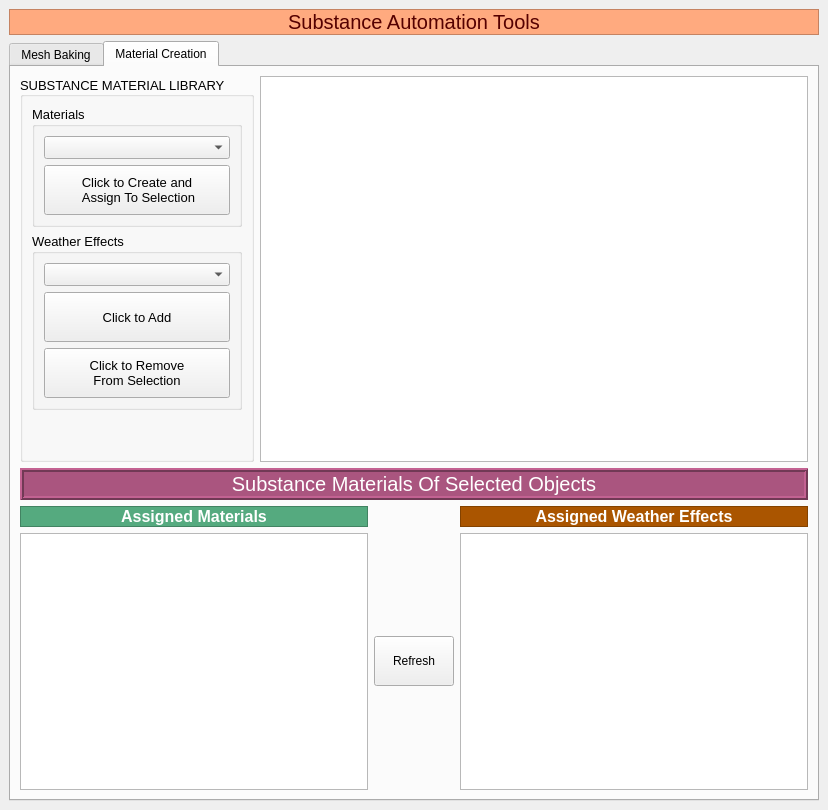
<?xml version="1.0" encoding="UTF-8"?>
<ui version="4.0">
 <class>SBSARMatCreationMainWindow</class>
 <widget class="QMainWindow" name="SBSARMatCreationMainWindow">
  <property name="geometry">
   <rect>
    <x>0</x>
    <y>0</y>
    <width>828</width>
    <height>810</height>
   </rect>
  </property>
  <property name="windowTitle">
   <string>SBS Material Main Window</string>
  </property>
  <widget class="QWidget" name="centralwidget">
   <property name="minimumSize">
    <size>
     <width>743</width>
     <height>530</height>
    </size>
   </property>
   <property name="maximumSize">
    <size>
     <width>16777215</width>
     <height>16777215</height>
    </size>
   </property>
   <layout class="QGridLayout" name="gridLayout_2">
    <item row="0" column="0" colspan="2">
     <widget class="QLabel" name="lbBakingSettings">
      <property name="font">
       <font>
        <pointsize>15</pointsize>
       </font>
      </property>
      <property name="styleSheet">
       <string notr="true">background-color: rgb(255, 170, 127);
color: rgb(85, 0, 0);</string>
      </property>
      <property name="frameShape">
       <enum>QFrame::Shape::StyledPanel</enum>
      </property>
      <property name="frameShadow">
       <enum>QFrame::Shadow::Raised</enum>
      </property>
      <property name="text">
       <string>Substance Automation Tools</string>
      </property>
      <property name="alignment">
       <set>Qt::AlignmentFlag::AlignCenter</set>
      </property>
     </widget>
    </item>
    <item row="1" column="0" colspan="2">
     <widget class="QTabWidget" name="twSwitchingTab">
      <property name="currentIndex">
       <number>1</number>
      </property>
      <widget class="QWidget" name="bakingTab">
       <attribute name="title">
        <string>Mesh Baking</string>
       </attribute>
       <layout class="QGridLayout" name="gridLayout_6">
        <item row="9" column="0">
         <layout class="QGridLayout" name="gridLayout_4">
          <item row="1" column="0">
           <widget class="QLabel" name="lbInputPath">
            <property name="text">
             <string>Input Path</string>
            </property>
           </widget>
          </item>
          <item row="1" column="1">
           <widget class="QLineEdit" name="leInputPath"/>
          </item>
          <item row="0" column="0" colspan="2">
           <widget class="QCheckBox" name="cbbUseUpperSettings">
            <property name="text">
             <string>Use Upper Settings ?</string>
            </property>
           </widget>
          </item>
          <item row="2" column="0">
           <widget class="QLabel" name="lbInputName">
            <property name="text">
             <string>Input Name</string>
            </property>
           </widget>
          </item>
          <item row="2" column="1">
           <widget class="QLineEdit" name="leInputName"/>
          </item>
         </layout>
        </item>
        <item row="5" column="0">
         <layout class="QHBoxLayout" name="horizontalLayout_6">
          <item>
           <widget class="QGroupBox" name="gbPreBake">
            <property name="title">
             <string>Pre-Baking</string>
            </property>
            <property name="flat">
             <bool>false</bool>
            </property>
            <layout class="QGridLayout" name="gridLayout_7">
             <item row="0" column="0" colspan="2">
              <widget class="QLabel" name="lbNote">
               <property name="text">
                <string>If you have a low and high poly. Please select bake normal. High poly meshes should be put in HighPoly group
low poly meshes should be put in LowPoly group</string>
               </property>
              </widget>
             </item>
            </layout>
           </widget>
          </item>
         </layout>
        </item>
        <item row="7" column="0">
         <widget class="QPushButton" name="btnBakeMeshMaps">
          <property name="text">
           <string>CLICK TO BAKE SELECTION!!!</string>
          </property>
         </widget>
        </item>
        <item row="10" column="0">
         <widget class="QPushButton" name="btnCreateFileSBS">
          <property name="text">
           <string>CREATE FILE SBS !!!</string>
          </property>
         </widget>
        </item>
        <item row="1" column="0">
         <layout class="QHBoxLayout" name="horizontalLayout_4">
          <item>
           <widget class="QLabel" name="lbAntiAlias">
            <property name="minimumSize">
             <size>
              <width>50</width>
              <height>0</height>
             </size>
            </property>
            <property name="maximumSize">
             <size>
              <width>50</width>
              <height>16777215</height>
             </size>
            </property>
            <property name="text">
             <string>Anti-Alias</string>
            </property>
           </widget>
          </item>
          <item>
           <widget class="QComboBox" name="cbbAntiAlias">
            <property name="maximumSize">
             <size>
              <width>16777215</width>
              <height>16777215</height>
             </size>
            </property>
           </widget>
          </item>
          <item>
           <widget class="QLabel" name="lbUvSet">
            <property name="minimumSize">
             <size>
              <width>50</width>
              <height>0</height>
             </size>
            </property>
            <property name="maximumSize">
             <size>
              <width>50</width>
              <height>16777215</height>
             </size>
            </property>
            <property name="text">
             <string>UV Set</string>
            </property>
           </widget>
          </item>
          <item>
           <widget class="QComboBox" name="cbbUvSet"/>
          </item>
          <item>
           <spacer name="horizontalSpacer_2">
            <property name="orientation">
             <enum>Qt::Orientation::Horizontal</enum>
            </property>
            <property name="sizeHint" stdset="0">
             <size>
              <width>40</width>
              <height>20</height>
             </size>
            </property>
           </spacer>
          </item>
         </layout>
        </item>
        <item row="8" column="0">
         <widget class="Line" name="line">
          <property name="frameShadow">
           <enum>QFrame::Shadow::Sunken</enum>
          </property>
          <property name="lineWidth">
           <number>1</number>
          </property>
          <property name="midLineWidth">
           <number>2</number>
          </property>
          <property name="orientation">
           <enum>Qt::Orientation::Horizontal</enum>
          </property>
         </widget>
        </item>
        <item row="4" column="0">
         <layout class="QHBoxLayout" name="horizontalLayout_5">
          <item>
           <widget class="QLabel" name="lbOutputName">
            <property name="text">
             <string>Output Name</string>
            </property>
           </widget>
          </item>
          <item>
           <widget class="QLineEdit" name="leOutputName"/>
          </item>
         </layout>
        </item>
        <item row="12" column="0">
         <spacer name="verticalSpacer_2">
          <property name="orientation">
           <enum>Qt::Orientation::Vertical</enum>
          </property>
          <property name="sizeHint" stdset="0">
           <size>
            <width>20</width>
            <height>446</height>
           </size>
          </property>
         </spacer>
        </item>
        <item row="2" column="0">
         <layout class="QHBoxLayout" name="horizontalLayout_9">
          <item>
           <widget class="QLineEdit" name="leNormalMap">
            <property name="placeholderText">
             <string>Load Normal Map</string>
            </property>
           </widget>
          </item>
          <item>
           <widget class="QPushButton" name="btnBrowseNormalMap">
            <property name="text">
             <string>Browse</string>
            </property>
           </widget>
          </item>
          <item>
           <widget class="QCheckBox" name="cbUseLowAsHigh">
            <property name="text">
             <string>Use Low As High?</string>
            </property>
            <property name="checked">
             <bool>true</bool>
            </property>
           </widget>
          </item>
         </layout>
        </item>
        <item row="0" column="0">
         <layout class="QHBoxLayout" name="horizontalLayout_3">
          <item>
           <widget class="QLabel" name="lbWidth">
            <property name="minimumSize">
             <size>
              <width>50</width>
              <height>0</height>
             </size>
            </property>
            <property name="maximumSize">
             <size>
              <width>50</width>
              <height>16777215</height>
             </size>
            </property>
            <property name="text">
             <string>Width</string>
            </property>
           </widget>
          </item>
          <item>
           <widget class="QComboBox" name="cbbWidth">
            <property name="maximumSize">
             <size>
              <width>16777215</width>
              <height>16777215</height>
             </size>
            </property>
           </widget>
          </item>
          <item>
           <widget class="QLabel" name="lbHeight">
            <property name="minimumSize">
             <size>
              <width>50</width>
              <height>0</height>
             </size>
            </property>
            <property name="maximumSize">
             <size>
              <width>50</width>
              <height>16777215</height>
             </size>
            </property>
            <property name="text">
             <string>Height</string>
            </property>
           </widget>
          </item>
          <item>
           <widget class="QComboBox" name="cbbHeight">
            <property name="minimumSize">
             <size>
              <width>0</width>
              <height>0</height>
             </size>
            </property>
            <property name="maximumSize">
             <size>
              <width>16777215</width>
              <height>16777215</height>
             </size>
            </property>
           </widget>
          </item>
          <item>
           <widget class="QLabel" name="lbFormat">
            <property name="minimumSize">
             <size>
              <width>50</width>
              <height>0</height>
             </size>
            </property>
            <property name="maximumSize">
             <size>
              <width>50</width>
              <height>16777215</height>
             </size>
            </property>
            <property name="text">
             <string>Format</string>
            </property>
           </widget>
          </item>
          <item>
           <widget class="QComboBox" name="cbbFormat"/>
          </item>
          <item>
           <spacer name="horizontalSpacer_3">
            <property name="orientation">
             <enum>Qt::Orientation::Horizontal</enum>
            </property>
            <property name="sizeHint" stdset="0">
             <size>
              <width>40</width>
              <height>20</height>
             </size>
            </property>
           </spacer>
          </item>
         </layout>
        </item>
        <item row="3" column="0">
         <layout class="QHBoxLayout" name="horizontalLayout_7">
          <item>
           <widget class="QLabel" name="lbOutputPath">
            <property name="text">
             <string>Output Path</string>
            </property>
           </widget>
          </item>
          <item>
           <widget class="QLineEdit" name="leOutputPath"/>
          </item>
          <item>
           <widget class="QPushButton" name="btnBrowse">
            <property name="sizePolicy">
             <sizepolicy hsizetype="Fixed" vsizetype="Fixed">
              <horstretch>0</horstretch>
              <verstretch>0</verstretch>
             </sizepolicy>
            </property>
            <property name="text">
             <string>Browse</string>
            </property>
           </widget>
          </item>
         </layout>
        </item>
        <item row="6" column="0">
         <layout class="QHBoxLayout" name="horizontalLayout_8">
          <item>
           <widget class="QCheckBox" name="cbbBakeAO">
            <property name="text">
             <string>Bake AO</string>
            </property>
           </widget>
          </item>
          <item>
           <widget class="QCheckBox" name="cbbBakeCurvature">
            <property name="text">
             <string>Bake Curvature</string>
            </property>
           </widget>
          </item>
          <item>
           <widget class="QCheckBox" name="cbbBakeWorldSpaceNormal">
            <property name="text">
             <string>Bake World Space Normal</string>
            </property>
           </widget>
          </item>
          <item>
           <widget class="QCheckBox" name="cbbBakePosition">
            <property name="text">
             <string>Bake Position</string>
            </property>
           </widget>
          </item>
          <item>
           <widget class="QCheckBox" name="cbbBakeColorID">
            <property name="text">
             <string>Bake Color ID</string>
            </property>
           </widget>
          </item>
         </layout>
        </item>
        <item row="11" column="0">
         <widget class="QPushButton" name="btnConnectSubstanceNodeAndMaterial">
          <property name="text">
           <string>CONNECT SUBSTANCE NODE TO MATERIAL</string>
          </property>
         </widget>
        </item>
       </layout>
      </widget>
      <widget class="QWidget" name="materialCreationTab">
       <attribute name="title">
        <string>Material Creation</string>
       </attribute>
       <layout class="QGridLayout" name="gridLayout_5">
        <item row="2" column="0" colspan="2">
         <layout class="QGridLayout" name="gridLayout_8">
          <item row="1" column="1">
           <widget class="QPushButton" name="btnRefresh">
            <property name="minimumSize">
             <size>
              <width>0</width>
              <height>50</height>
             </size>
            </property>
            <property name="text">
             <string>Refresh</string>
            </property>
           </widget>
          </item>
          <item row="1" column="0">
           <widget class="QListWidget" name="lwObjectSBSARMatList">
            <property name="maximumSize">
             <size>
              <width>16777215</width>
              <height>16777215</height>
             </size>
            </property>
            <property name="dragDropMode">
             <enum>QAbstractItemView::DragDropMode::NoDragDrop</enum>
            </property>
            <property name="iconSize">
             <size>
              <width>128</width>
              <height>128</height>
             </size>
            </property>
           </widget>
          </item>
          <item row="1" column="2">
           <widget class="QListWidget" name="lwObjectSBSARWeatherEffectList">
            <property name="dragDropMode">
             <enum>QAbstractItemView::DragDropMode::NoDragDrop</enum>
            </property>
            <property name="iconSize">
             <size>
              <width>128</width>
              <height>128</height>
             </size>
            </property>
            <property name="movement">
             <enum>QListView::Movement::Static</enum>
            </property>
            <property name="flow">
             <enum>QListView::Flow::TopToBottom</enum>
            </property>
            <property name="isWrapping" stdset="0">
             <bool>false</bool>
            </property>
            <property name="resizeMode">
             <enum>QListView::ResizeMode::Fixed</enum>
            </property>
            <property name="viewMode">
             <enum>QListView::ViewMode::ListMode</enum>
            </property>
           </widget>
          </item>
          <item row="0" column="0">
           <widget class="QLabel" name="lbAssignedMaterials">
            <property name="font">
             <font>
              <pointsize>12</pointsize>
              <bold>true</bold>
             </font>
            </property>
            <property name="styleSheet">
             <string notr="true">background-color: rgb(85, 170, 127);
color: rgb(255, 255, 255);</string>
            </property>
            <property name="frameShape">
             <enum>QFrame::Shape::StyledPanel</enum>
            </property>
            <property name="frameShadow">
             <enum>QFrame::Shadow::Plain</enum>
            </property>
            <property name="text">
             <string>Assigned Materials</string>
            </property>
            <property name="alignment">
             <set>Qt::AlignmentFlag::AlignCenter</set>
            </property>
           </widget>
          </item>
          <item row="0" column="2">
           <widget class="QLabel" name="lbAssignedWeatherEffects">
            <property name="font">
             <font>
              <pointsize>12</pointsize>
              <bold>true</bold>
             </font>
            </property>
            <property name="styleSheet">
             <string notr="true">background-color: rgb(170, 85, 0);
color: rgb(255, 255, 255);</string>
            </property>
            <property name="frameShape">
             <enum>QFrame::Shape::StyledPanel</enum>
            </property>
            <property name="text">
             <string>Assigned Weather Effects</string>
            </property>
            <property name="alignment">
             <set>Qt::AlignmentFlag::AlignCenter</set>
            </property>
           </widget>
          </item>
         </layout>
        </item>
        <item row="0" column="0">
         <widget class="QGroupBox" name="gbMatLibrary">
          <property name="font">
           <font>
            <pointsize>10</pointsize>
           </font>
          </property>
          <property name="title">
           <string>SUBSTANCE MATERIAL LIBRARY</string>
          </property>
          <property name="alignment">
           <set>Qt::AlignmentFlag::AlignLeading|Qt::AlignmentFlag::AlignLeft|Qt::AlignmentFlag::AlignVCenter</set>
          </property>
          <layout class="QGridLayout" name="gridLayout_3">
           <item row="5" column="0">
            <spacer name="verticalSpacer">
             <property name="orientation">
              <enum>Qt::Orientation::Vertical</enum>
             </property>
             <property name="sizeHint" stdset="0">
              <size>
               <width>20</width>
               <height>40</height>
              </size>
             </property>
            </spacer>
           </item>
           <item row="3" column="0">
            <widget class="QGroupBox" name="gbMaterials">
             <property name="autoFillBackground">
              <bool>false</bool>
             </property>
             <property name="styleSheet">
              <string notr="true"/>
             </property>
             <property name="title">
              <string>Materials</string>
             </property>
             <property name="flat">
              <bool>false</bool>
             </property>
             <property name="checkable">
              <bool>false</bool>
             </property>
             <layout class="QVBoxLayout" name="verticalLayout_2">
              <item>
               <widget class="QComboBox" name="cbbMaterials"/>
              </item>
              <item>
               <widget class="QPushButton" name="btnCreateMat">
                <property name="minimumSize">
                 <size>
                  <width>50</width>
                  <height>50</height>
                 </size>
                </property>
                <property name="text">
                 <string>Click to Create and
 Assign To Selection</string>
                </property>
               </widget>
              </item>
             </layout>
            </widget>
           </item>
           <item row="4" column="0">
            <widget class="QGroupBox" name="gbWeatherEffects">
             <property name="title">
              <string>Weather Effects</string>
             </property>
             <layout class="QGridLayout" name="gridLayout">
              <item row="1" column="0">
               <widget class="QPushButton" name="btnAssignWeatherEffects">
                <property name="minimumSize">
                 <size>
                  <width>50</width>
                  <height>50</height>
                 </size>
                </property>
                <property name="text">
                 <string>Click to Add</string>
                </property>
               </widget>
              </item>
              <item row="0" column="0">
               <widget class="QComboBox" name="cbbWeatherEffects"/>
              </item>
              <item row="2" column="0">
               <widget class="QPushButton" name="btnRemoveWeatherEffects">
                <property name="minimumSize">
                 <size>
                  <width>50</width>
                  <height>50</height>
                 </size>
                </property>
                <property name="text">
                 <string>Click to Remove
From Selection</string>
                </property>
               </widget>
              </item>
             </layout>
            </widget>
           </item>
          </layout>
         </widget>
        </item>
        <item row="0" column="1">
         <widget class="QListWidget" name="lwThumbnailMatShowing">
          <property name="dragDropMode">
           <enum>QAbstractItemView::DragDropMode::DragDrop</enum>
          </property>
          <property name="iconSize">
           <size>
            <width>128</width>
            <height>128</height>
           </size>
          </property>
          <property name="resizeMode">
           <enum>QListView::ResizeMode::Adjust</enum>
          </property>
          <property name="spacing">
           <number>0</number>
          </property>
          <property name="viewMode">
           <enum>QListView::ViewMode::IconMode</enum>
          </property>
         </widget>
        </item>
        <item row="1" column="0" colspan="2">
         <widget class="QLabel" name="lbAddedMaterials">
          <property name="font">
           <font>
            <pointsize>15</pointsize>
           </font>
          </property>
          <property name="styleSheet">
           <string notr="true">background-color: rgb(170, 85, 127);
color: rgb(255, 255, 255);</string>
          </property>
          <property name="frameShape">
           <enum>QFrame::Shape::Box</enum>
          </property>
          <property name="frameShadow">
           <enum>QFrame::Shadow::Raised</enum>
          </property>
          <property name="lineWidth">
           <number>2</number>
          </property>
          <property name="text">
           <string>Substance Materials Of Selected Objects</string>
          </property>
          <property name="alignment">
           <set>Qt::AlignmentFlag::AlignCenter</set>
          </property>
         </widget>
        </item>
       </layout>
      </widget>
     </widget>
    </item>
   </layout>
  </widget>
 </widget>
 <resources/>
 <connections/>
</ui>
